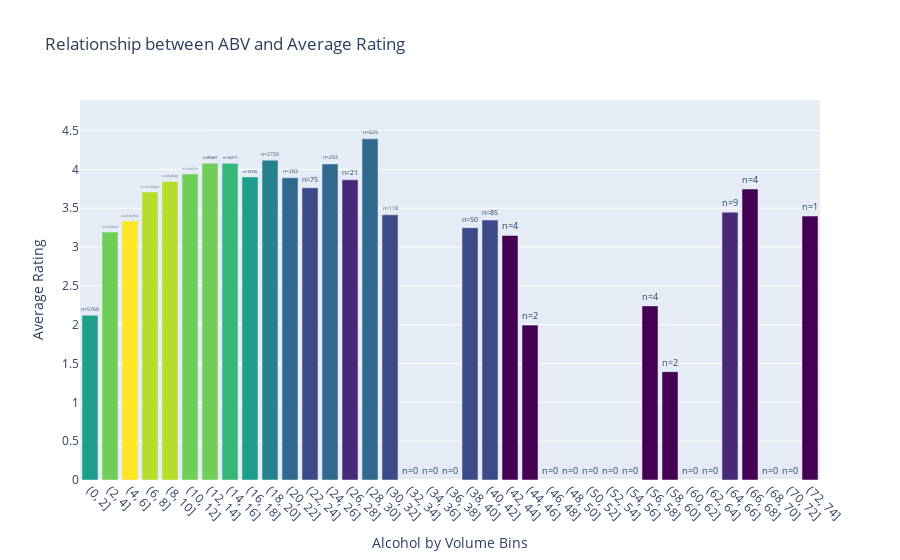

Notebook cell for this chart:
### Markdown cell above
#### Conclusion
We can observe that there are many outliers, beers that have a very high ABV. Some of them might be quite popular amongst a small group of people, such as [Snake Venom](https://www.fooddive.com/news/strongest-beer-in-the-world-snake-venom-sports-675-abv/185830/)
that is officially the world's strongest beer at an ABV of 67.5. 
### List of ABV ratings vs the number of ratings

### Code cell
bin_width = 2

# Create a working copy
ratings_abv_number = pd.DataFrame.copy(ratings_combined_df)

# Binning the 'abv' data
ratings_abv_number['abv_bins'] = pd.cut(ratings_abv_number['abv'], bins=range(0, int(ratings_abv_number['abv'].max()) + bin_width, bin_width))

# Grouping and aggregating data
grouped_data = ratings_abv_number.groupby('abv_bins').agg(
    mean_rating=('rating', 'mean'),  # Calculate the mean rating
    count=('rating', 'count')        # Count the number of ratings
).reset_index()

# Determine the color scale based on the 'count' column
color_scale = px.colors.sequential.Viridis

# Handle zero counts by adding a small value before applying the logarithm
grouped_data['count_log'] = grouped_data['count'].apply(lambda x: np.log(x + 1))  # Adding 1 to count to avoid log(0)

# Normalize the count_log and map it to the color scale
min_count_log = grouped_data['count_log'].min()
max_count_log = grouped_data['count_log'].max()
grouped_data['color'] = grouped_data['count_log'].apply(lambda x: color_scale[int((x - min_count_log) / (max_count_log - min_count_log) * (len(color_scale) - 1))])

# Create a Plotly figure
fig = go.Figure()

# Add a bar trace for the mean ratings
fig.add_trace(go.Bar(
    x=grouped_data['abv_bins'].astype(str),  # Convert to string for better axis representation
    y=grouped_data['mean_rating'],           # Use mean rating for the bar height
    text=grouped_data['count'],              # Number of beers in each bin
    marker_color=grouped_data['color']       # Use the mapped colors
))

# Update layout
fig.update_layout(
    title='Relationship between ABV and Average Rating',
    xaxis_title='Alcohol by Volume Bins',
    yaxis_title='Average Rating',
    xaxis={'tickangle': 45},
    yaxis=dict(range=[0, grouped_data['mean_rating'].max() + 0.5]), 
    showlegend=False
)

# Add the count as text on each bar
fig.update_traces(texttemplate='n=%{text}', textposition='outside')

# Show the figure
fig.show()

### Figure 1 — Plotly figure (JSON) as saved in the notebook; plotly's stock layout.template omitted (floating-point values rounded to 4 significant figures)
{"data": [{"marker": {"color": ["#1f9e89", "#6ece58", "#fde725", "#b5de2b", "#b5de2b", "#6ece58", "#6ece58", "#35b779", "#1f9e89", "#26828e", "#31688e", "#3e4989", "#31688e", "#482878", "#31688e", "#3e4989", "#440154", "#440154", "#440154", "#3e4989", "#3e4989", "#440154", "#440154", "#440154", "#440154", "#440154", "#440154", "#440154", "#440154", "#440154", "#440154", "#440154", "#482878", "#440154", "#440154", "#440154", "#440154"]}, "text": [5760, 133929, 2182337, 1516522, 954544, 360273, 85487, 18217, 10720, 2720, 283, 75, 293, 21, 629, 118, 0, 0, 0, 50, 85, 4, 2, 0, 0, 0, 0, 0, 4, 2, 0, 0, 9, 4, 0, 0, 1], "textposition": "outside", "texttemplate": "n=%{text}", "type": "bar", "x": ["(0, 2]", "(2, 4]", "(4, 6]", "(6, 8]", "(8, 10]", "(10, 12]", "(12, 14]", "(14, 16]", "(16, 18]", "(18, 20]", "(20, 22]", "(22, 24]", "(24, 26]", "(26, 28]", "(28, 30]", "(30, 32]", "(32, 34]", "(34, 36]", "(36, 38]", "(38, 40]", "(40, 42]", "(42, 44]", "(44, 46]", "(46, 48]", "(48, 50]", "(50, 52]", "(52, 54]", "(54, 56]", "(56, 58]", "(58, 60]", "(60, 62]", "(62, 64]", "(64, 66]", "(66, 68]", "(68, 70]", "(70, 72]", "(72, 74]"], "y": [2.121, 3.193, 3.337, 3.709, 3.843, 3.942, 4.081, 4.078, 3.904, 4.12, 3.893, 3.764, 4.071, 3.866, 4.394, 3.416, null, null, null, 3.25, 3.349, 3.15, 1.995, null, null, null, null, null, 2.243, 1.395, null, null, 3.45, 3.747, null, null, 3.4]}], "layout": {"showlegend": false, "title": {"text": "Relationship between ABV and Average Rating"}, "xaxis": {"tickangle": 45, "title": {"text": "Alcohol by Volume Bins"}}, "yaxis": {"range": [0, 4.894], "title": {"text": "Average Rating"}}}}
